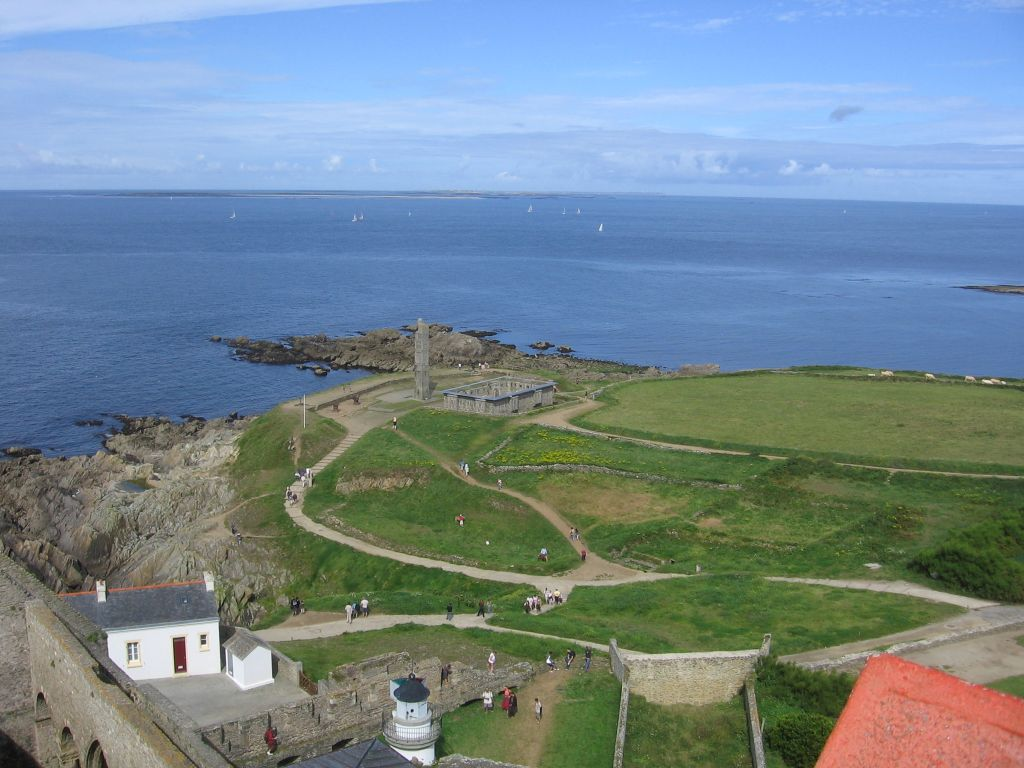
#> input picture 125501_sm.jpg, 1024 x 768 px
$ jupyter execute 'OPENCV intro.ipynb'   (text cells are left out)
#> lines starting #> are read from the running program, lines starting #| are printed output that depends on the picture; after the words box and inside, x2 and y2 are one past the last pixel; in counts of white or black regions, pixels touching at a corner belong together
[cell 1]
import cv2
import numpy as np

[cell 2]
#read write show images
img=cv2.imread("125501_sm.jpg",1) #1 for color img,0 for gray scale,-1 for as it is including alpha channel
#> img is the input picture: shape (768, 1024, 3); mean B, G, R 145.7, 135.5, 115.6

[cell 3]
print(img)
#> (printed output is left out)

[cell 4]
#show img
cv2.imshow("scenery",img)
k=cv2.waitKey(0)
#> (key q is pressed here)
if k==27:
    cv2.destroyAllWindows()
elif k==ord('s'):
    cv2.imwrite("Modifiedimg.png",img)
    cv2.destroyAllWindows()

[cell 5]
#print img
cv2.imwrite("Modifiedimg.png",img)
#> Out = True

[cell 6]
cap=cv2.VideoCapture(0)
fourcc=cv2.VideoWriter_fourcc(*'mp4v')
cap.set(3,1208)
cap.set(4,1208)
out=cv2.VideoWriter('output.mp4',fourcc,20.0,(cv2.CAP_PROP_FRAME_WIDTH,cv2.CAP_PROP_FRAME_HEIGHT))
print(cap.get(cv2.CAP_PROP_FRAME_WIDTH))#few props for the prop of cap
while True:# in place of true we can use cv2.isopened() gives false if the image is not prsent
    ret,frame=cap.read()
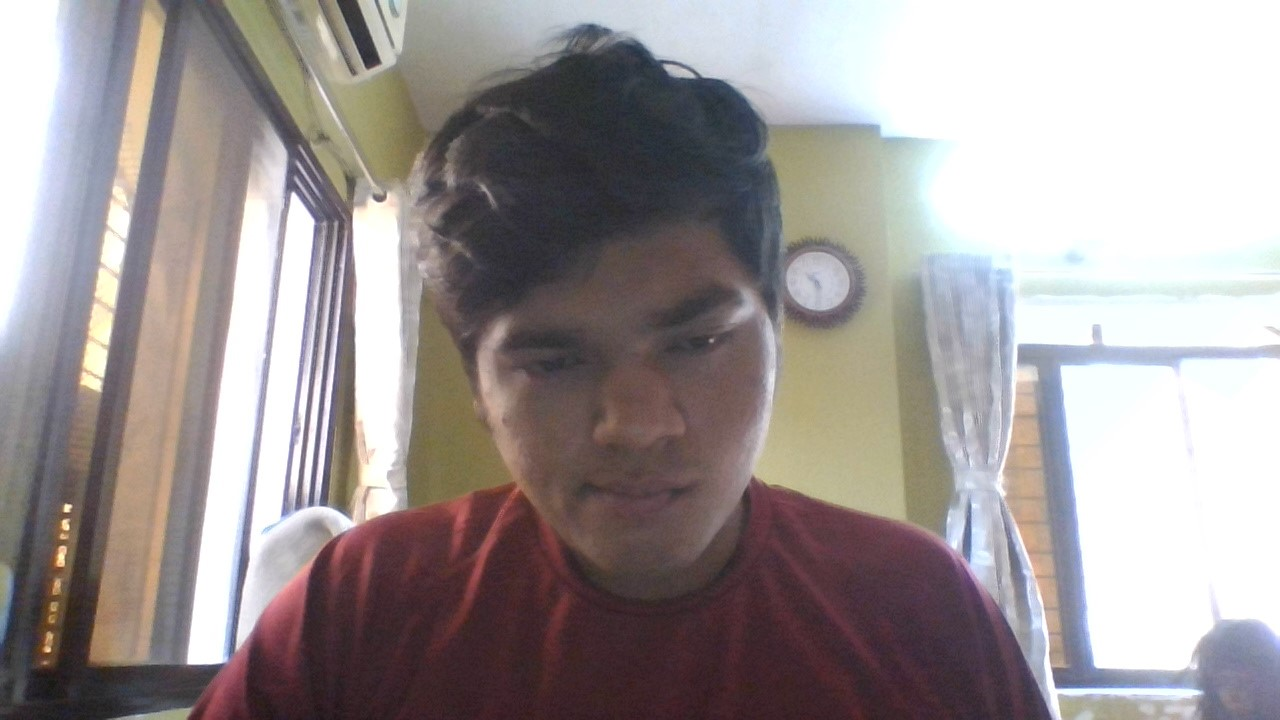
#> input picture Ajay.jpg, 1280 x 720 px, given in place of the camera
#> frame is the input picture: shape (720, 1280, 3); mean B, G, R 150.2, 150.3, 157.7
    gray=cv2.cvtColor(frame,cv2.COLOR_BGR2GRAY)#convert the color
    out.write(frame)
    cv2.imshow('frame',gray)
    if cv2.waitKey(1)&0xFF==ord('q'):
#> (key q is pressed here)
        break
cap.release()
out.release()
cv2.destroyAllWindows()

[cell 7]
import numpy as np
img=np.zeros([512,512,3],np.uint8)

[cell 8]
img=cv2.line(img,(10,10),(450,500),(225,0,0),2)
img=cv2.arrowedLine(img,(0,450),(450,500),(225,0,0),2)
img=cv2.rectangle(img,(100,100),(450,500),(0,0,255),10)
img=cv2.circle(img,(200,200),50,(0,255,0),10)
font=cv2.FONT_HERSHEY_SIMPLEX
img=cv2.putText(img,'OPEN CV',(0,500),font,4,(0,255,255),10,cv2.LINE_AA)
"""
x1,y1---
------x2,y2
"""

[cell 9]
cv2.imshow("image",img)
cv2.waitKey(0)
cv2.destroyAllWindows()

[cell 10]
import datetime
cap=cv2.VideoCapture(0)

cap.set(3,1208)
cap.set(4,1208)

print(cap.get(cv2.CAP_PROP_FRAME_WIDTH))#few props for the prop of cap
while True:# in place of true we can use cv2.isopened() gives false if the image is not prsent
    ret,frame=cap.read()
    font=cv2.FONT_HERSHEY_SIMPLEX
    text='width'+str(cap.get(3))+' Height:'+str(cap.get(4))
    frame=cv2.putText(frame,str(datetime.datetime.now()),(0,50),font,1,(0,255,255),1,cv2.LINE_AA)
#> frame: shape (720, 1280, 3); 0.31% of pixels changed, all inside (x1, y1, x2, y2) = (2, 28, 497, 52)

    cv2.imshow('frame',frame)
    if cv2.waitKey(1)&0xFF==ord('q'):
#> (key q is pressed here)
        break
cap.release()

cv2.destroyAllWindows()

[cell 11]
events=[i for i in dir(cv2) if 'EVENT' in i]
print(events)

[cell 12]
#call back function for mouse event
def click_event(event,x,y,flags,param):
    if event==cv2.EVENT_LBUTTONDOWN:
        strxy=str(x)+','+str(y)
        font=cv2.FONT_HERSHEY_SIMPLEX
        cv2.putText(img,strxy,(x,y),font,0.5,(0,255,255),1,cv2.LINE_AA)
        cv2.imshow('image',img)
    if event==cv2.EVENT_RBUTTONDOWN:
        blue=img[y,x,0]
        green=img[y,x,1]
        red=img[y,x,2]
        strxy=str(blue)+','+str(green)+','+str(red)
        font=cv2.FONT_HERSHEY_SIMPLEX
        cv2.putText(img,strxy,(x,y),font,0.5,(0,255,255),1,cv2.LINE_AA)
        cv2.imshow('image',img)

img=np.zeros([512,512,3],np.uint8)
img=cv2.imread("125501_sm.jpg",1)
cv2.imshow('image',img)

cv2.setMouseCallback('image',click_event)
cv2.waitKey(0)
cv2.destroyAllWindows()

[cell 13]
#call back function for mouse event
def click_event(event,x,y,flags,param):
    if event==cv2.EVENT_LBUTTONDOWN:
        blue=img[x,y,0]
        green=img[x,y,1]
        red=img[x,y,2]
        cv2.circle(img,(x,y),3,(0,0,255),-1)
        mycolorimg=np.zeros((512,512,3),np.uint8)
        mycolorimg[:]=(blue,green,red)
        cv2.imshow('color',mycolorimg)
img=np.zeros([512,512,3],np.uint8)
img=cv2.imread("125501_sm.jpg",1)
cv2.imshow('image',img)

cv2.setMouseCallback('image',click_event)
cv2.waitKey(0)
cv2.destroyAllWindows()

[cell 14]
img=cv2.imread("125501_sm.jpg",1) #1 for color img,0 for gray scale,-1 for as it is including alpha channel
img2=cv2.imread("08_Spaghetti_Can-You-Identify-Everyday-Objects-By-These-Close-Up-Pictures-_143834671_Hanzi-mor-760x506.jpg",1)
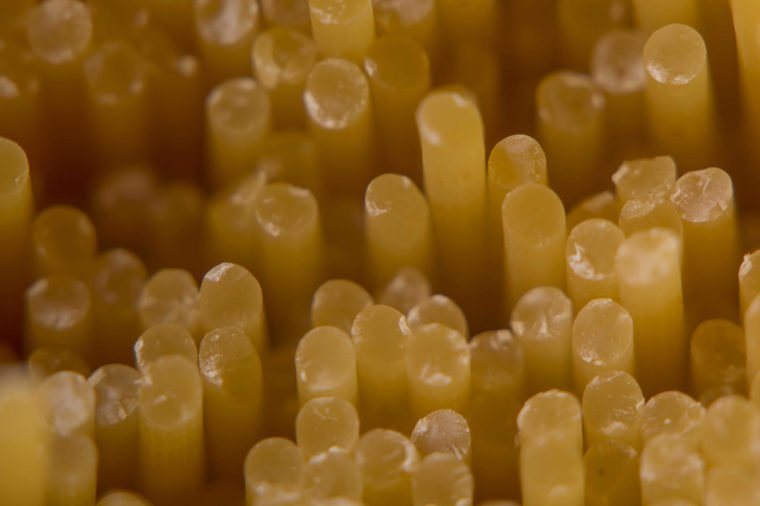
#> input picture 08_Spaghetti_Can-You-Identify-Everyday-Objects-By-These-Close-Up-Pictures-_143834671_Hanzi-mor-760x506.jpg, 760 x 506 px
#> img2 is the input picture: shape (506, 760, 3); mean B, G, R 24.5, 89.6, 134.3
#img2.resize(768,1024,3)
print(img.shape)
#| (768, 1024, 3)
print(img.size)
#| 2359296
print(img.dtype)
#| uint8
b,g,r=cv2.split(img)#get seperate values of the blue,green,red channel
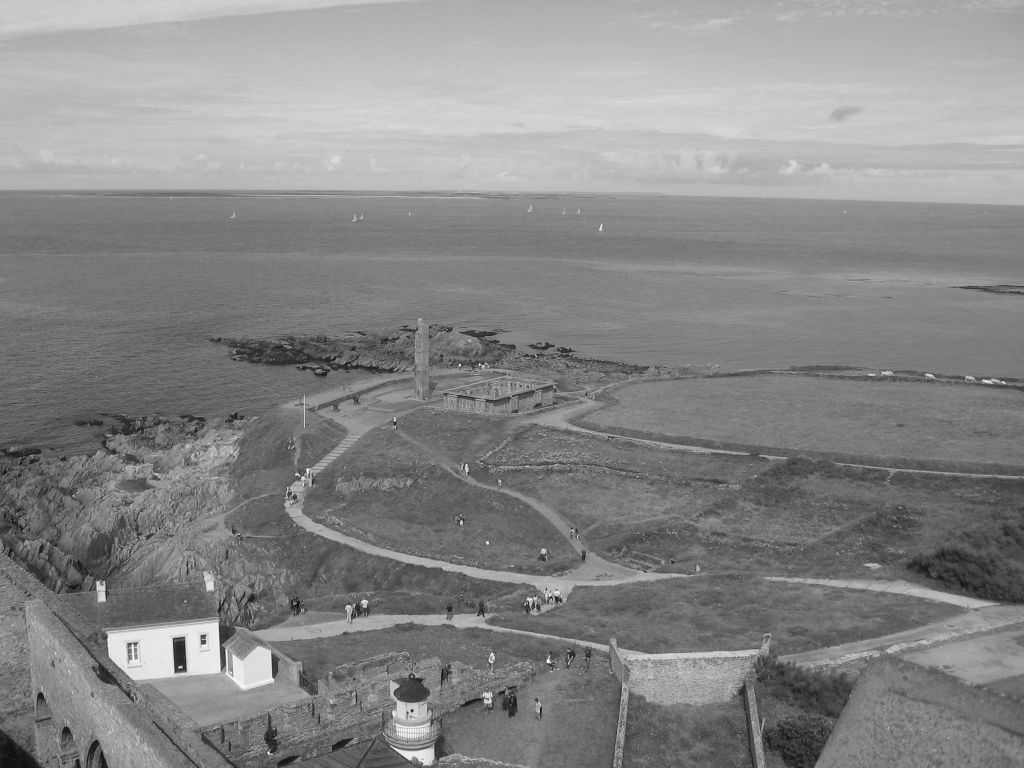
#> g: shape (768, 1024); min 0, max 255, mean 135.5
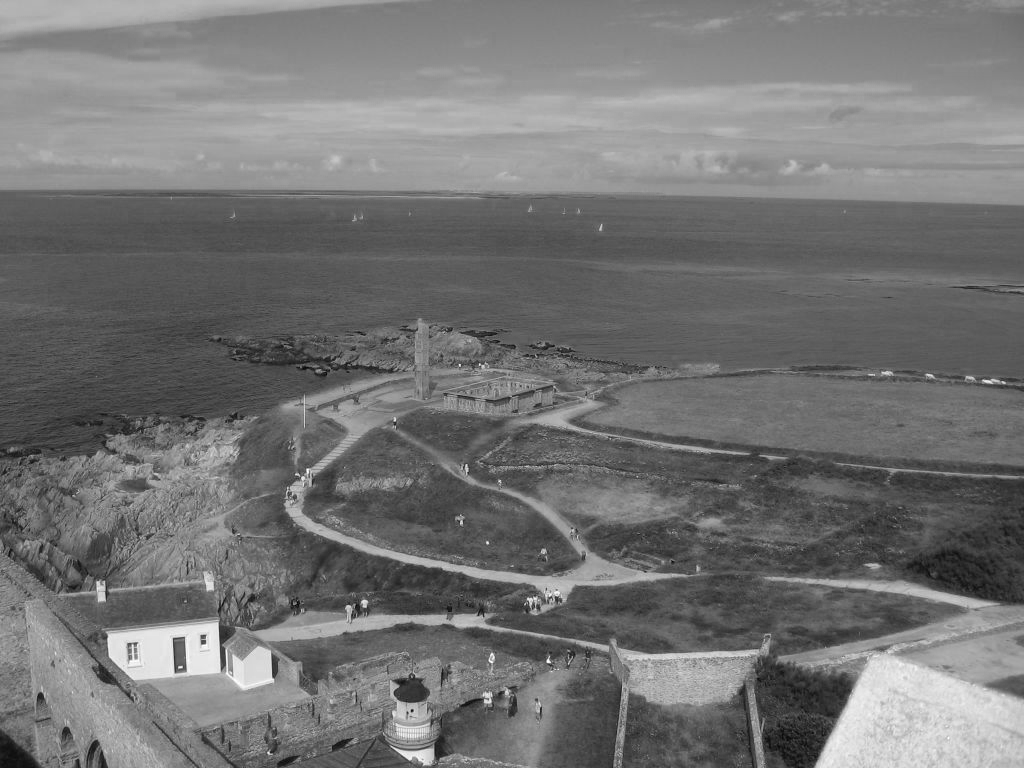
#> r: shape (768, 1024); min 1, max 255, mean 115.6
img1=cv2.merge((b,g,r))#combine the bgr channels
#ROI region of interest
building=img[413:433,318:398]
print(building.shape)
#| (20, 80, 3)
img[115:135,150:230]=building
#> img: shape (768, 1024, 3); 0.2% of pixels changed, all inside (x1, y1, x2, y2) = (150, 115, 230, 135)
cv2.imshow('image',img)
cv2.waitKey(0)
img2=cv2.resize(img2,(512,512))
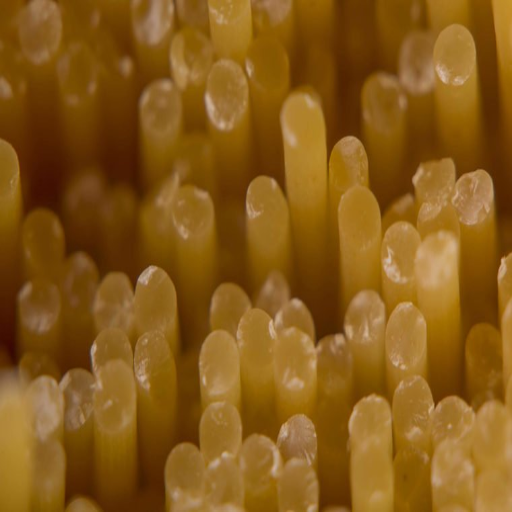
#> img2: shape (512, 512, 3); mean B, G, R 24.5, 89.5, 134.2
img1=cv2.resize(img1,(512,512))
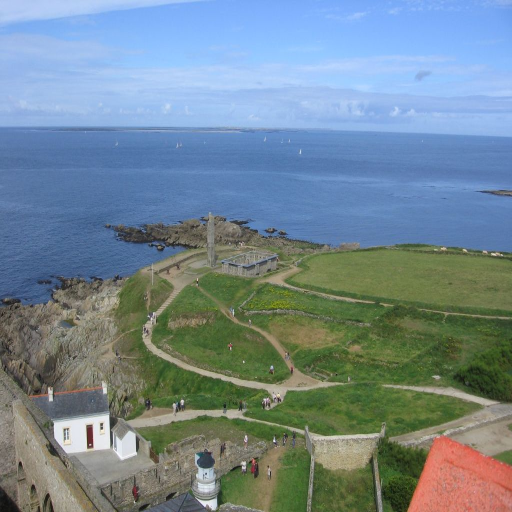
#> img1: shape (512, 512, 3); mean B, G, R 145.7, 135.5, 115.7
dst=cv2.add(img1,img2)
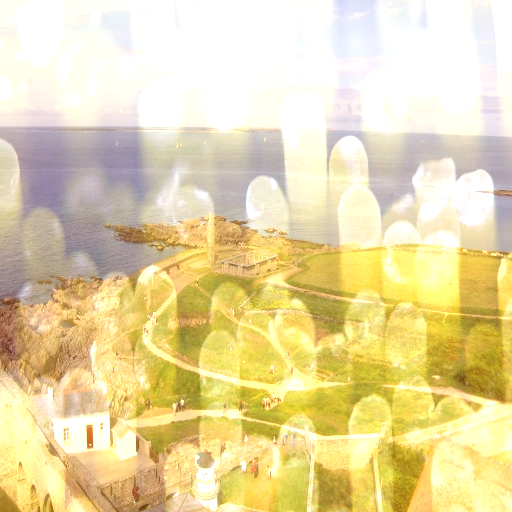
#> dst: shape (512, 512, 3); mean B, G, R 166.1, 217, 232.3
dst2=cv2.addWeighted(img1,0.45,img2,0.5,0.5)
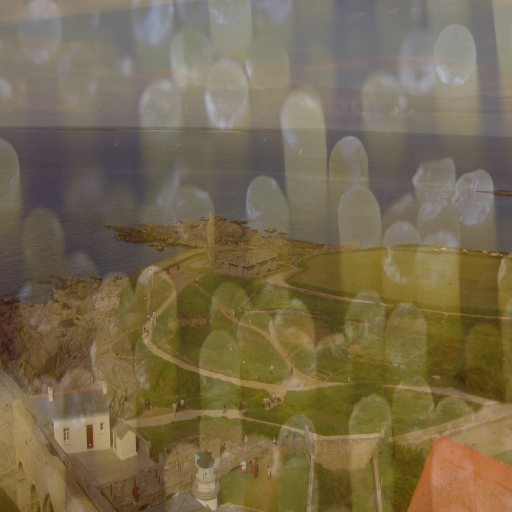
#> dst2: shape (512, 512, 3); mean B, G, R 78.3, 106.2, 119.6
cv2.imshow('image1',dst2)
cv2.waitKey(0)
cv2.destroyAllWindows()

[cell 15]
img01=np.zeros((250,500),np.uint8)
img01=cv2.rectangle(img01,(200,0),(300,100),(255,255,255),-1)
img=np.zeros((250,500),np.uint8)
img=cv2.rectangle(img,(0,0),(260,260),(255,255,255),-1)
bitAnd=cv2.bitwise_and(img01,img)
bitOr=cv2.bitwise_or(img01,img)
bitXor=cv2.bitwise_xor(img01,img)
cv2.imshow('image1',img01)
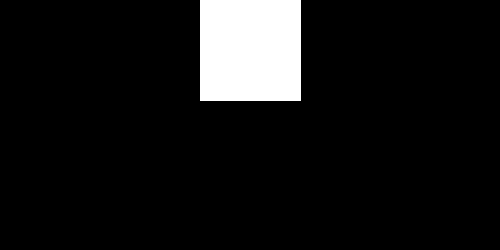
#> window 'image1': shape (250, 500); 8.2% white; 1 white region, box (x1, y1, x2, y2) and area: (200, 0, 301, 101) 10201
cv2.imshow('image',img)
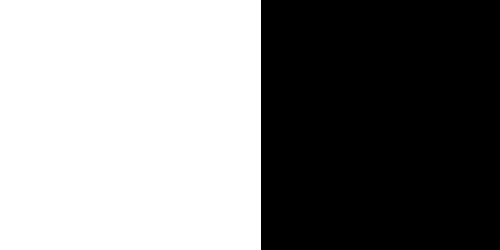
#> window 'image': shape (250, 500); 52.2% white; 1 black region, box (x1, y1, x2, y2) and area: (261, 0, 500, 250) 59750
# [4 lines of commented-out code are left out]
cv2.imshow("NOT1 ",cv2.bitwise_not(img01))
cv2.imshow("NOT ",cv2.bitwise_not(img))
cv2.waitKey(0)
cv2.destroyAllWindows()

[cell 16]
img=np.zeros((300,512,3),np.uint8)
def nothing(x):
    pass
cv2.namedWindow('image')
cv2.createTrackbar('B','image',0,255,nothing)
cv2.createTrackbar('G','image',0,255,nothing)
cv2.createTrackbar('R','image',0,255,nothing)
cv2.createTrackbar('0 : OFF \n1 : ON','image',0,1,nothing)
while(1):
    cv2.imshow('image',img)
    k=cv2.waitKey(1)& 0xFF
#> (key q is pressed here)
    if k==27:
        break
    b=cv2.getTrackbarPos('B','image')
    g=cv2.getTrackbarPos('G','image')
    r=cv2.getTrackbarPos('R','image')
    s=cv2.getTrackbarPos('0 : OFF \n1 : ON','image')
    if s==0:
        img[:]=0
    else:
        img[:]=[b,g,r]


cv2.destroyAllWindows()

[cell 17]
def nothing(x):
    pass
cv2.namedWindow('image')
cv2.createTrackbar('CP','image',0,255,nothing)
cv2.createTrackbar('0 : OFF \n1 : ON','image',0,1,nothing)
while(1):
    img=cv2.imread("125501_sm.jpg")
    #cv2.imshow('image',img)
    b=cv2.getTrackbarPos('CP','image')
    font=cv2.FONT_HERSHEY_SIMPLEX
    cv2.putText(img,str(b),(50,150),font,4,(0,0,255))
#> img: shape (768, 1024, 3); 0.03% of pixels changed, all inside (x1, y1, x2, y2) = (62, 66, 119, 151)
    k=cv2.waitKey(1)& 0xFF
#> (key q is pressed here)
    if k==27:
        break
    s=cv2.getTrackbarPos('0 : COLOR \n 1 :Gray','image')
    if s==0:
        pass
    elif s==1:
        img=cv2.cvtColor(img,cv2.COLOR_BGR2GRAY)
    else:
        pass

    img=cv2.imshow('image',img)

cv2.destroyAllWindows()
